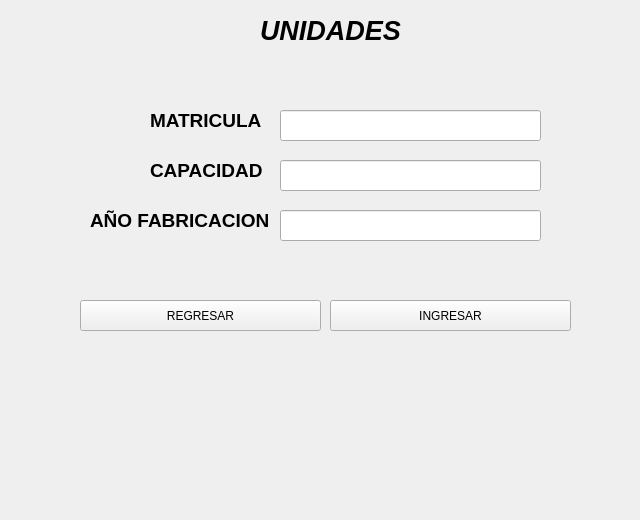
<?xml version="1.0" encoding="UTF-8"?>
<ui version="4.0">
 <class>Unidades</class>
 <widget class="QWidget" name="Unidades">
  <property name="geometry">
   <rect>
    <x>0</x>
    <y>0</y>
    <width>640</width>
    <height>520</height>
   </rect>
  </property>
  <property name="windowTitle">
   <string>Form</string>
  </property>
  <widget class="QLineEdit" name="lineEAnoFabricacion">
   <property name="geometry">
    <rect>
     <x>280</x>
     <y>210</y>
     <width>261</width>
     <height>31</height>
    </rect>
   </property>
  </widget>
  <widget class="QLabel" name="lMatricula">
   <property name="geometry">
    <rect>
     <x>150</x>
     <y>110</y>
     <width>121</width>
     <height>20</height>
    </rect>
   </property>
   <property name="font">
    <font>
     <pointsize>14</pointsize>
     <weight>75</weight>
     <italic>false</italic>
     <bold>true</bold>
    </font>
   </property>
   <property name="text">
    <string>MATRICULA</string>
   </property>
  </widget>
  <widget class="QLabel" name="lAoFabricacion">
   <property name="geometry">
    <rect>
     <x>90</x>
     <y>210</y>
     <width>181</width>
     <height>20</height>
    </rect>
   </property>
   <property name="font">
    <font>
     <pointsize>14</pointsize>
     <weight>75</weight>
     <italic>false</italic>
     <bold>true</bold>
    </font>
   </property>
   <property name="text">
    <string>AÑO FABRICACION</string>
   </property>
  </widget>
  <widget class="QLineEdit" name="lineEMatricula">
   <property name="geometry">
    <rect>
     <x>280</x>
     <y>110</y>
     <width>261</width>
     <height>31</height>
    </rect>
   </property>
  </widget>
  <widget class="QPushButton" name="bRegresarUnidades">
   <property name="geometry">
    <rect>
     <x>80</x>
     <y>300</y>
     <width>241</width>
     <height>31</height>
    </rect>
   </property>
   <property name="text">
    <string>REGRESAR</string>
   </property>
  </widget>
  <widget class="QLabel" name="lCapacidad">
   <property name="geometry">
    <rect>
     <x>150</x>
     <y>160</y>
     <width>121</width>
     <height>20</height>
    </rect>
   </property>
   <property name="font">
    <font>
     <pointsize>14</pointsize>
     <weight>75</weight>
     <italic>false</italic>
     <bold>true</bold>
    </font>
   </property>
   <property name="text">
    <string>CAPACIDAD</string>
   </property>
  </widget>
  <widget class="QPushButton" name="bingresarUnidades">
   <property name="geometry">
    <rect>
     <x>330</x>
     <y>300</y>
     <width>241</width>
     <height>31</height>
    </rect>
   </property>
   <property name="text">
    <string>INGRESAR</string>
   </property>
  </widget>
  <widget class="QLabel" name="titleUnidades">
   <property name="geometry">
    <rect>
     <x>260</x>
     <y>20</y>
     <width>141</width>
     <height>21</height>
    </rect>
   </property>
   <property name="font">
    <font>
     <pointsize>20</pointsize>
     <weight>75</weight>
     <italic>true</italic>
     <bold>true</bold>
    </font>
   </property>
   <property name="text">
    <string>UNIDADES</string>
   </property>
  </widget>
  <widget class="QLineEdit" name="lineECapacidad">
   <property name="geometry">
    <rect>
     <x>280</x>
     <y>160</y>
     <width>261</width>
     <height>31</height>
    </rect>
   </property>
  </widget>
 </widget>
 <resources/>
 <connections/>
</ui>
